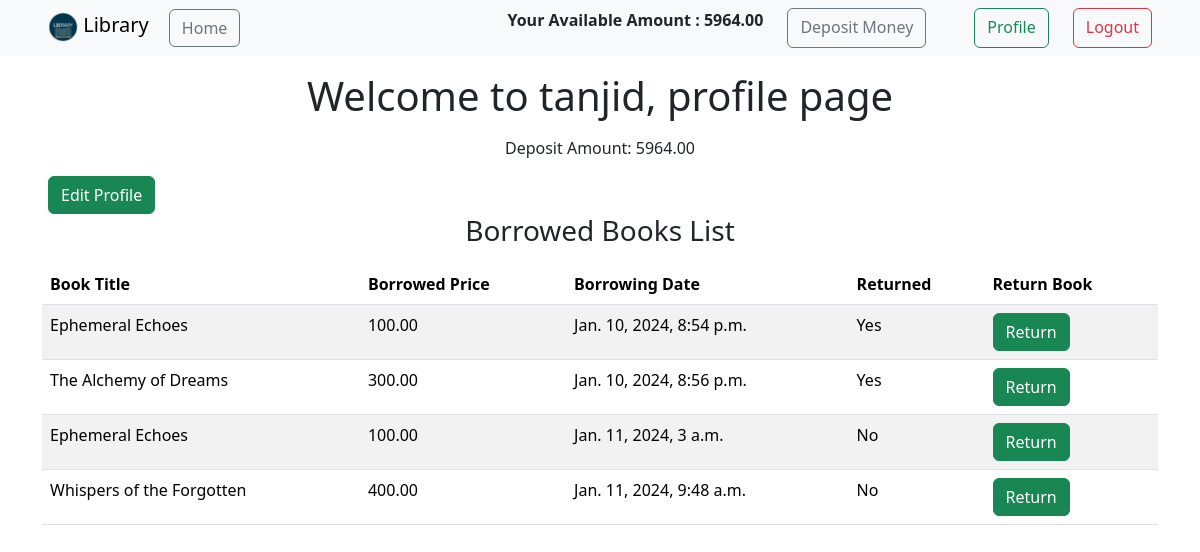
The app's page /users/profile/ (signed in) with its own data.
### users/models.py (models this page shows)
class UserProfile(models.Model):
    user = models.OneToOneField(User, on_delete=models.CASCADE)
    deposit_amount = models.DecimalField(max_digits=10, decimal_places=2, default=0)

### books/models.py (models this page shows, shortened)
class BorrowedBook(models.Model):
    user = models.ForeignKey(User, on_delete=models.CASCADE)
    book = models.ForeignKey(Book, on_delete=models.CASCADE)
    borrowing_date = models.DateTimeField(auto_now_add=True)
    returned = models.BooleanField(default=False)

class Book(models.Model):
    title = models.CharField(max_length=100)
    description = models.TextField()
    image = models.ImageField(upload_to='books/media/uploads/',blank=True, null=True)
    borrowing_price = models.DecimalField(max_digits=10, decimal_places=2)
    reviews = models.ManyToManyField(User, through='BookReview')
    category = models.ForeignKey(Category, on_delete=models.CASCADE)

### users/views.py (the view)
# urls.py: path('profile/', views.profile, name="profile"),
@login_required
def profile(request):
        userprofile = UserProfile.objects.get(user=request.user)
        borrowed_books = BorrowedBook.objects.filter(user=request.user)
        return render(request, 'profile.html', {"data":request.user, "borrowed_books":borrowed_books, "userprofile":userprofile})

### users/templates/profile.html (shortened to what this page needs)
{% extends "base.html" %} {% block content %}
<h1 class="text-center my-3">Welcome to {{ user.username }}, profile page</h1>
<p class="text-center my-3">Deposit Amount: {{ userprofile.deposit_amount }}</p>
<a href="{% url 'edit_profile' %}" class="btn btn-success ms-5">
  Edit Profile</a
>
<div class="container">
  <h3 class="text-center mb-3">Borrowed Books List</h3>
  {% if borrowed_books %}
  <table class="table table-striped">
    <thead>
      <tr>
        <th scope="col">Book Title</th>
        <th scope="col">Borrowed Price</th>
        <th scope="col">Borrowing Date</th>
        <th scope="col">Returned</th>
        <th scope="col">Return Book</th>
      </tr>
    </thead>
    <tbody>
      {% for borrowed_book in borrowed_books %}
      <tr>
        <td>{{ borrowed_book.book.title }}</td>
        <td>{{ borrowed_book.book.borrowing_price }}</td>
        <td>{{ borrowed_book.borrowing_date }}</td>
        <td>{% if borrowed_book.returned %}Yes{% else %}No{% endif %}</td>
        <td>
          <form
            method="post"
            action="{% url 'returnbook' book_id=borrowed_book.book.id %}"
          >
            <button type="submit" class="btn btn-success">Return</button>
          </form>
        </td>
      </tr>
      {% endfor %}
    </tbody>
  </table>
  {% else %}
  <h1 class="text-center my-3">No books borrowed yet.</h1>
  {% endif %}
</div>
{% endblock %}

### templates/base.html (shortened to what this page needs)
{% load static %}
<!DOCTYPE html>
<html lang="en">
  <head>
    <link
      href="https://cdn.jsdelivr.net/npm/bootstrap@5.3.2/dist/css/bootstrap.min.css"
      rel="stylesheet"
    />
  </head>
  <body>
    <nav class="navbar bg-body-tertiary">
      <div class="container-fluid px-5">
        <div>
          <a class="navbar-brand" href="{% url 'home' %}">
            <img
              src="{% static 'logo1.jpg' %}"
              alt="Library Logo"
              height="30"
            />
            Library</a
          >
          <a class="btn btn-outline-secondary" href="{% url 'home' %}">Home</a>
        </div>
        <div class="d-flex" role="search">
          {% if request.user.is_authenticated %}
          <p class="d-inline-flex text-decoration-none fw-bold">
            Your Available Amount : {{user.userprofile.deposit_amount}}
          </p>
          <a
            class="btn btn-outline-secondary mx-4"
            href="{% url 'deposit_money' %}"
            >Deposit Money</a
          >
          <a class="btn btn-outline-success mx-4" href="{% url 'profile' %}"
            >Profile</a
          >
          <a class="btn btn-outline-danger" href="{% url 'logout' %}">Logout</a>
          {% else %}
          <a class="btn btn-success mx-2" href="{% url 'register' %}"
            >Register</a
          >
          <a class="btn btn-warning" href="{% url 'login' %}">Login</a>
          {% endif %}
        </div>
      </div>
    </nav>
     {% block content %} {% endblock %}
  </body>
</html>

### records on screen
UserProfile: deposit_amount "5964.00"
BorrowedBook: book "Ephemeral Echoes", book.borrowing_price "100.00", borrowing_date "Jan. 10, 2024, 8:54 p.m.", returned "Yes"
BorrowedBook: book "The Alchemy of Dreams", book.borrowing_price "300.00", borrowing_date "Jan. 10, 2024, 8:56 p.m.", returned "Yes"
BorrowedBook: book "Ephemeral Echoes", book.borrowing_price "100.00", borrowing_date "Jan. 11, 2024, 3 a.m.", returned "No"
BorrowedBook: book "Whispers of the Forgotten", book.borrowing_price "400.00", borrowing_date "Jan. 11, 2024, 9:48 a.m.", returned "No"

### other values on screen
{{ user.userprofile.deposit_amount }} "5964.00"
{{ user.username }} "tanjid"
